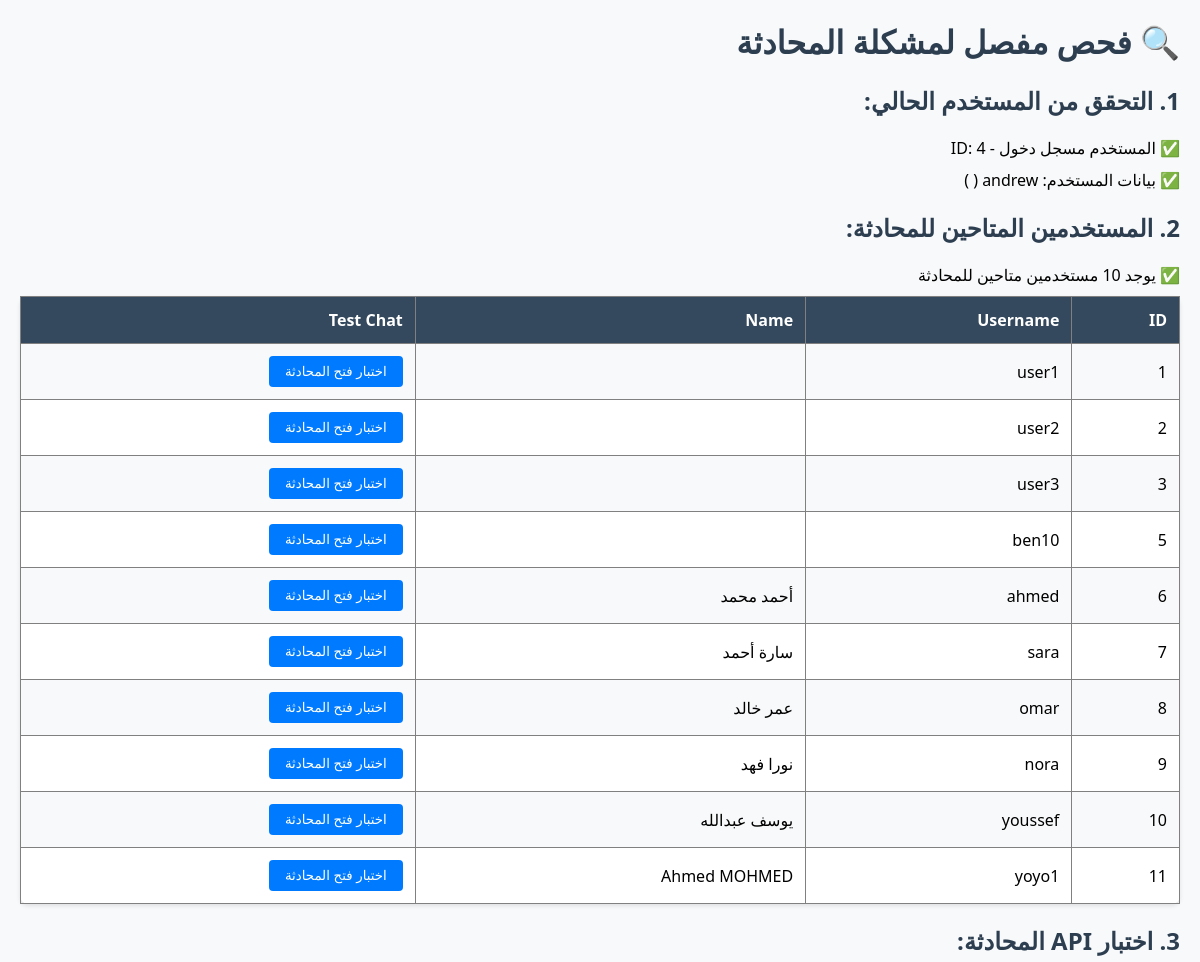
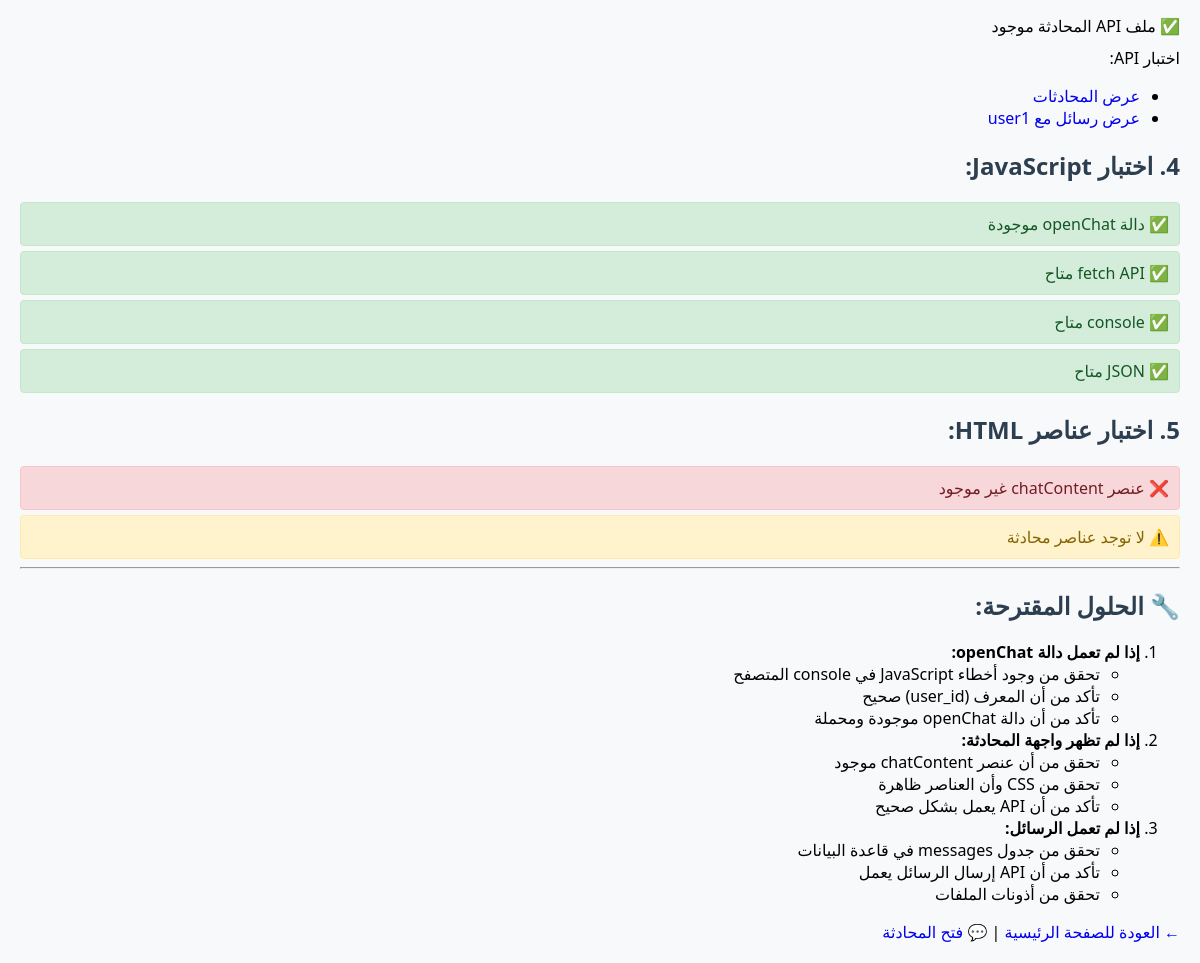
The app's page /debug_chat_detailed.php (signed in) with its own data (2 pictures, top to bottom).
### tables this page shows
CREATE TABLE `users` (
  `id` int(11) NOT NULL AUTO_INCREMENT,
  `username` varchar(50) NOT NULL,
  `email` varchar(255) NOT NULL,
  `password` varchar(255) NOT NULL,
  `profile_picture` varchar(255) DEFAULT NULL,
  `bio` text DEFAULT NULL,
  `created_at` timestamp NOT NULL DEFAULT current_timestamp(),
  `updated_at` timestamp NOT NULL DEFAULT current_timestamp() ON UPDATE current_timestamp(),
  `last_active` timestamp NOT NULL DEFAULT current_timestamp() ON UPDATE current_timestamp(),
  `last_message_time` datetime DEFAULT NULL,
  `first_name` varchar(50) DEFAULT '',
  `last_name` varchar(50) DEFAULT '',
  `avatar_url` varchar(255) DEFAULT '/WEP/assets/images/default-avatar.png',
  `last_activity` timestamp NOT NULL DEFAULT current_timestamp() ON UPDATE current_timestamp(),
  `location` varchar(255) DEFAULT NULL,
  `website` varchar(255) DEFAULT NULL,
  `phone` varchar(20) DEFAULT NULL,
  `is_verified` tinyint(1) DEFAULT 0,
  `is_private` tinyint(1) DEFAULT 0,
  PRIMARY KEY (`id`),
  UNIQUE KEY `username` (`username`),
  UNIQUE KEY `email` (`email`)
);

### debug_chat_detailed.php (the view, shortened to what this page needs)
<?php
require_once 'config.php';
echo "<h1>🔍 فحص مفصل لمشكلة المحادثة</h1>";
try {
    $pdo = new PDO($dsn, $db_user, $db_pass, $pdo_options);
    $pdo->setAttribute(PDO::ATTR_ERRMODE, PDO::ERRMODE_EXCEPTION);
    echo "<h2>1. التحقق من المستخدم الحالي:</h2>";
    if (isset($_SESSION['user_id'])) {
        $user_id = $_SESSION['user_id'];
        echo "<p>✅ المستخدم مسجل دخول - ID: {$user_id}</p>";
        $user_stmt = $pdo->prepare("SELECT * FROM users WHERE id = ?");
        $user_stmt->execute([$user_id]);
        $user = $user_stmt->fetch(PDO::FETCH_ASSOC);
        if ($user) {
            echo "<p>✅ بيانات المستخدم: {$user['username']} ({$user['first_name']} {$user['last_name']})</p>";
        } else {
            echo "<p style='color: red;'>❌ لا يمكن العثور على بيانات المستخدم</p>";
        }
    } else {
        echo "<p style='color: red;'>❌ المستخدم غير مسجل دخول</p>";
        echo "<p><a href='login.php'>تسجيل الدخول</a></p>";
        exit;
    }
    echo "<h2>2. المستخدمين المتاحين للمحادثة:</h2>";
    $users_stmt = $pdo->prepare("SELECT id, username, first_name, last_name FROM users WHERE id != ? LIMIT 10");
    $users_stmt->execute([$user_id]);
    $users = $users_stmt->fetchAll(PDO::FETCH_ASSOC);
    if (count($users) > 0) {
        echo "<p>✅ يوجد " . count($users) . " مستخدمين متاحين للمحادثة</p>";
        echo "<table border='1' style='border-collapse: collapse; margin: 10px 0; width: 100%;'>";
        echo "<tr><th>ID</th><th>Username</th><th>Name</th><th>Test Chat</th></tr>";
        foreach ($users as $test_user) {
            echo "<tr>";
            echo "<td>{$test_user['id']}</td>";
            echo "<td>{$test_user['username']}</td>";
            echo "<td>{$test_user['first_name']} {$test_user['last_name']}</td>";
            echo "<td>";
            echo "<button onclick=\"testOpenChat({$test_user['id']}, '{$test_user['username']}')\">اختبار فتح المحادثة</button>";
            echo "</td>";
            echo "</tr>";
        }
        echo "</table>";
    } else {
        echo "<p style='color: red;'>❌ لا يوجد مستخدمين آخرين للمحادثة معهم</p>";
    }
    echo "<h2>3. اختبار API المحادثة:</h2>";
    if (file_exists('api/chat.php')) {
        echo "<p>✅ ملف API المحادثة موجود</p>";
        echo "<p>اختبار API:</p>";
        echo "<ul>";
        echo "<li><a href='api/chat.php?action=get_conversations' target='_blank'>عرض المحادثات</a></li>";
        if (!empty($users)) {
            $test_user = $users[0];
            echo "<li><a href='api/chat.php?action=get_messages&user_id={$test_user['id']}' target='_blank'>عرض رسائل مع {$test_user['username']}</a></li>";
        }
        echo "</ul>";
    } else {
        echo "<p style='color: red;'>❌ ملف API المحادثة غير موجود</p>";
    }
    echo "<h2>4. اختبار JavaScript:</h2>";
    echo "<div id='jsTestResults'>";
    echo "</div>";
    echo "<h2>5. اختبار عناصر HTML:</h2>";
    echo "<div id='htmlTestResults'>";
    echo "</div>";
} catch (Exception $e) {
    echo "<p style='color: red;'>❌ خطأ: " . $e->getMessage() . "</p>";
}
echo "<hr>";
echo "<h2>🔧 الحلول المقترحة:</h2>";
echo "<ol>";
echo "<li><strong>إذا لم تعمل دالة openChat:</strong>";
echo "<ul>";
echo "<li>تحقق من وجود أخطاء JavaScript في console المتصفح</li>";
echo "<li>تأكد من أن المعرف (user_id) صحيح</li>";
echo "<li>تأكد من أن دالة openChat موجودة ومحملة</li>";
echo "</ul></li>";
echo "<li><strong>إذا لم تظهر واجهة المحادثة:</strong>";
echo "<ul>";
echo "<li>تحقق من أن عنصر chatContent موجود</li>";
echo "<li>تحقق من CSS وأن العناصر ظاهرة</li>";
echo "<li>تأكد من أن API يعمل بشكل صحيح</li>";
echo "</ul></li>";
echo "<li><strong>إذا لم تعمل الرسائل:</strong>";
echo "<ul>";
echo "<li>تحقق من جدول messages في قاعدة البيانات</li>";
echo "<li>تأكد من أن API إرسال الرسائل يعمل</li>";
echo "<li>تحقق من أذونات الملفات</li>";
echo "</ul></li>";
echo "</ol>";
echo "<p><a href='home.php'>← العودة للصفحة الرئيسية</a> | <a href='chat.php'>💬 فتح المحادثة</a></p>";
?>

### debug_chat_detailed.php (style rules this page uses)
h1, h2, h3 { color: #2c3e50; }
table { background: white; margin: 10px 0; border-radius: 8px; box-shadow: 0 2px 4px rgba(0,0,0,0.1); }
th, td { padding: 12px; text-align: right; }
th { background: #34495e; color: white; }
tr:nth-child(even) { background: #f8f9fa; }
p { margin: 10px 0; }
a { text-decoration: none; border-radius: 4px; }
button { background: #007bff; color: white; border: none; padding: 8px 16px; border-radius: 4px; cursor: pointer; }

### records on screen
users: username "andrew"
users: id "1", username "user1"
users: id "2", username "user2"
users: id "3", username "user3"
users: id "5", username "ben10"
users: id "6", username "ahmed", first_name "أحمد", last_name "محمد"
users: id "7", username "sara", first_name "سارة", last_name "أحمد"
users: id "8", username "omar", first_name "عمر", last_name "خالد"
users: id "9", username "nora", first_name "نورا", last_name "فهد"
users: id "10", username "youssef", first_name "يوسف", last_name "عبدالله"
users: id "11", username "yoyo1", first_name "Ahmed", last_name "MOHMED"

### other values on screen
$user_id "4"
